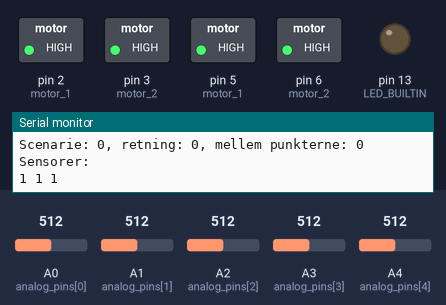
A sketch run on a simulated Arduino Uno, built with avr-gcc and run on an emulated ATmega328P. Shown: switched loads named in the sketch (green lamp = pin HIGH), output pins drawn as LEDs (lit = HIGH), the last lines printed to the serial monitor. Inputs (shaded band) come from the test bench; at power-on: A0 (analog_pins[0]) = 512, A1 (analog_pins[1]) = 512, A2 (analog_pins[2]) = 512, A3 (analog_pins[3]) = 512, A4 (analog_pins[4]) = 512.

Above: at 15.2 s.
15.3 s: A0 (analog_pins[0]) set to 527
At 16.6 s:
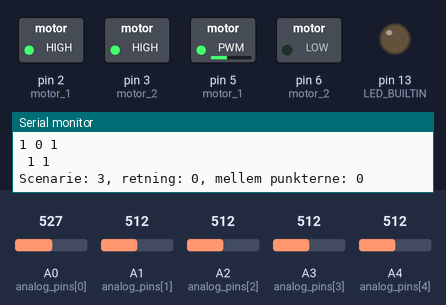
16.9 s: A0 (analog_pins[0]) set to 306
At 18.0 s:
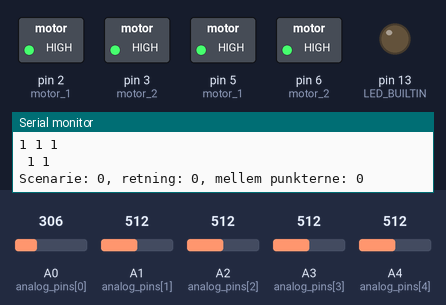
18.5 s: A0 (analog_pins[0]) set to 716
At 19.2 s:
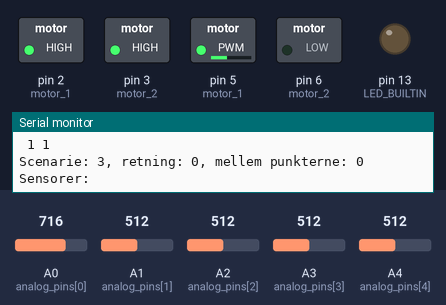
21.5 s: A0 (analog_pins[0]) set to 30
At 22.1 s:
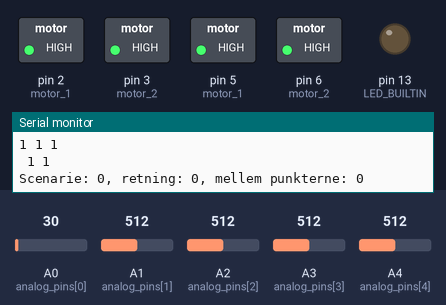
Timing chart, 0 to 24.0 s (numbered marks = the images above; inputs shaded):
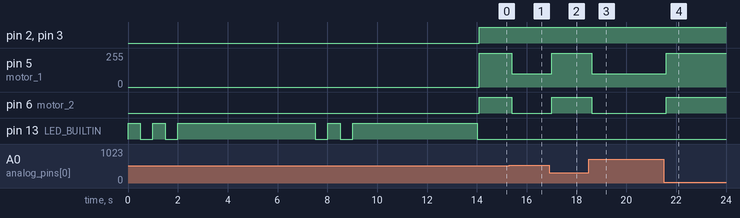

Measured:
- the behaviour switches between 512 and 513 on A0 (analog_pins[0]) (found by bisection; images 0 and 1)
- after the input at 15.3 s, pin 5 (motor_1): 255/255 → 100/255 after 0.11 s; pin 6 (motor_2): HIGH → LOW after 0.11 s
- after the input at 16.9 s, pin 5 (motor_1): 100/255 → 255/255 after 0.11 s; pin 6 (motor_2): LOW → HIGH after 0.11 s
- after the input at 18.5 s, pin 5 (motor_1): 255/255 → 100/255 after 0.11 s; pin 6 (motor_2): HIGH → LOW after 0.11 s
- after the input at 21.5 s, pin 5 (motor_1): 100/255 → 255/255 after 0.10 s; pin 6 (motor_2): LOW → HIGH after 0.10 s

The sketch:

linjefoelgerV6.ino
```cpp
//Motor ID
/*int motor_1[6][2] = {{S1, 0}, {S2L, S2R}, {S3L, S3R}, {S4L, S4R}, {S5L, S5R}, {M, E}};
int motor_2[6][2] = {{S1, 0}, {S2L, S2R}, {S3L, S3R}, {S4L, S4R}, {S5L, S5R}, {M, E}};*/
#define INGEN_MOTOR false

int motor_1[6][2] = {{255, 0}, {200, 255}, {150, 50}, {100, 0}, {255, 0}, {2, 5}};
int motor_2[6][2] = {{255, 0}, {255, 200}, {50, 150}, {0, 100}, {0, 255}, {3, 6}};
int cutoff[5];
int kalibrering_graa[5];
int kalibrering_sort[5];
int kalibrering_maalinger = 20;
static const uint8_t analog_pins[5] = {A0, A1, A2, A3, A4};
int seneste_maaling[5] = {0, 0, 0, 0, 0};
int seneste_sorte_maaling[5] = {0, 0, 0, 0, 0};
bool mellem_punkterne;
int sensor_antal = 5;
enum SCENARIE {
    LIGEUD = 0,
    DREJ_LIDT = 1,
    DREJ_MELLEM = 2,
    DREJ_MEGET = 3,
    DREJ_MERE = 4,
};
SCENARIE scenarie_vaerdi;
enum SIDE {
    VENSTRE = 0,
    HOEJRE = 1,
};
SIDE retnings_vaerdi;
//bool frem_eller_bak; kan evt. bruges i scenarie 5, hvis vi vil det

void setup (){
    Serial.begin(9600); //til debugging
    Serial.println();
    Serial.println();
    Serial.println();
    //Databehandling - sensor pin input
    pinMode(A0, INPUT); //forreste pin
    pinMode(A1, INPUT); //1. orden venstre
    pinMode(A2, INPUT); //1. orden højre
    pinMode(A3, INPUT); //2. orden venstre
    pinMode(A4, INPUT); //2. orden højre

    pinMode(motor_1[5][0], OUTPUT);
    pinMode(motor_1[5][1], OUTPUT);
    pinMode(motor_2[5][0], OUTPUT);
    pinMode(motor_2[5][1], OUTPUT);
    //kalibrering
    pinMode(LED_BUILTIN, OUTPUT);
    int t = 0;
    while(t<2)
    {
        digitalWrite(LED_BUILTIN, HIGH);
        delay(500);
        digitalWrite(LED_BUILTIN, LOW);
        delay(500);
        t++;
    };
    Serial.println("Kalibrering af sort paabegyndt...");
    digitalWrite(LED_BUILTIN, HIGH);
    kalibrering(kalibrering_sort);
    Serial.println("Kalibrering af sort done");
    t = 0;
    while(t<2)
    {
        digitalWrite(LED_BUILTIN, HIGH);
        delay(500);
        digitalWrite(LED_BUILTIN, LOW);
        delay(500);
        t++;
    };
    Serial.println("Kalibrering af graa paabegyndt...");
    digitalWrite(LED_BUILTIN, HIGH);
    kalibrering(kalibrering_graa);
    digitalWrite(LED_BUILTIN, LOW);
    Serial.println("Kalibrering af graa done");
    Serial.print("Cutoffs: "); //find cutoff

    for(int i = 0; i<5; i++)
    {
        cutoff[i] = (kalibrering_sort[i]+kalibrering_graa[i])/2;
        Serial.print(cutoff[i]);
        Serial.print(", ");
    }
}

void loop (){
    input_omsaetter();
    Serial.println("Sensorer:");
    Serial.print(seneste_maaling[3]);
    Serial.print(" ");
    Serial.print(seneste_maaling[0]);
    Serial.print(" ");
    Serial.print(seneste_maaling[4]);
    Serial.println();
    Serial.print(" ");
    Serial.print(seneste_maaling[1]);
    Serial.print(" ");
    Serial.print(seneste_maaling[2]);
    Serial.println();
    vaelg_scenarie();
    Serial.print("Scenarie: ");
    Serial.print(scenarie_vaerdi);
    Serial.print(", retning: ");
    Serial.print(retnings_vaerdi);
    Serial.print(", mellem punkterne: ");
    Serial.print(mellem_punkterne);
    Serial.println();
    udfoer_scenarie();
};

void input_omsaetter( ){
    bool er_en_sort_maaling = false;
    for(int i=0; i<sensor_antal; i++){
        if(seneste_maaling[i] == 1){
            er_en_sort_maaling = true;
        };
        seneste_maaling[i] = 0; //reset maalinger
        if(analogRead(analog_pins[i]) <= cutoff[i]){
            seneste_maaling[i] = 1; // 1 = sort, 0 = hvid. Kan omvendes afhængigt af cutoff
        };
        // Serial.print(analogRead(analog_pins[i]));
        // Serial.print(",   ");
    };
    // Serial.println();
    if (er_en_sort_maaling)
    {
        for(int i=0; i<sensor_antal; i++)
        {
            seneste_sorte_maaling[i] = seneste_maaling[i];
        }
    }
}

void vaelg_scenarie(){    // sætter scenarier og retning    mellem_punkterne = true;
    for(int i=0; i<sensor_antal; i++)
    {
        if (seneste_maaling[i] == 1)
        {
            mellem_punkterne = false;
            break;
        };
    };
    if (mellem_punkterne == false)
    {
        scenarie_vaerdi = scenarieinator(seneste_maaling);
        retnings_vaerdi = retningsinator(seneste_maaling);
    }
    else if (mellem_punkterne == true)
    {
        scenarie_vaerdi = scenarieinator(seneste_sorte_maaling);
        retnings_vaerdi = retningsinator(seneste_sorte_maaling);
    };
}

int scenarieinator(int maaling[]) //enten seneste sorte maaling eller sindste maaling
{
    if (maaling[0] == 1 && maaling[1] == 0 && maaling[2] == 0 && maaling[3] == 0 && maaling[4] == 0)
    {
        return LIGEUD; //Scenarie 1
    }
    else if (maaling[0] == 1 && (maaling[1] == 1 || maaling[2] == 1) && maaling[3] == 0 && maaling[4] == 0)
    {
        return DREJ_LIDT; //Scenarie 2
    }
    else if (maaling[0] == 0 && (maaling[1] == 1 || maaling[2] == 1) && maaling[3] == 0 && maaling[4] == 0)
    {
        return DREJ_MELLEM; //Scenarie 3
    }
    else if (maaling[0] == 0 && ((maaling[1] == 1 && maaling[3] == 1) || (maaling[2] == 1 && maaling[4] == 1)))
    {
        return DREJ_MEGET; //Scenarie 4
    }
    else if (maaling[0] == 1 && maaling[1] == 0 && maaling[2] == 0 && (maaling[3] == 1 || maaling[4] == 1))
    {
        return DREJ_MERE; //Scenarie 5
    }
    return LIGEUD;
}

int retningsinator(int maaling[]){
    if (maaling[1] == 1 || maaling[3] == 1)
    {
        return(VENSTRE);
    }
    else if (maaling[2] == 1 || maaling[4] == 1)
    {
        return(HOEJRE);
    }
    return VENSTRE; // Det er sandsynligvis problematisk ikke at returnere noget.
}
void udfoer_scenarie(){
    motor_styring(motor_1, retnings_vaerdi, scenarie_vaerdi);
    motor_styring(motor_2, retnings_vaerdi, scenarie_vaerdi);
    // if (scenarie_vaerdi == LIGEUD) //er det scenarie LIGEUD?    // {    //     motor_ligeud(LIGEUD);
    // }    // else if (scenarie_vaerdi != LIGEUD) //andre scenarier    // {    //     motor_styring(motor_1, retnings_vaerdi, scenarie_vaerdi);
    //     motor_styring(motor_2, retnings_vaerdi, scenarie_vaerdi);
    // };
}

// void motor_ligeud(SCENARIE scenarie)//
//scenarie er altid LIGEUD
// {
//     int power_1 = motor_1[scenarie][0];
//     int power_2 = motor_2[scenarie][0];
//
//motor 1
//     digitalWrite(motor_1[5][0],HIGH);
//     analogWrite(motor_1[5][1], power_1);
//PWM Speed Control
//
//motor 2
//     digitalWrite(motor_2[5][0],HIGH);
//     analogWrite(motor_2[5][1], power_2);
//};

void motor_styring(int motor[6][2], int retning, SCENARIE scenarie){
    int power = motor[scenarie][retning];
    if (INGEN_MOTOR) { return; }
    digitalWrite(motor[5][0],HIGH); // Giver lowkey ikke mening at gøre dette hver gang.
    analogWrite(motor[5][1], power);
   //PWM Speed Control
};

void kalibrering(int array[]){
    for(int i = 0; i<5; i++)
    {
        uint16_t sum = 0;
        for(int j = 0; j<kalibrering_maalinger; j++)
        {
            sum += analogRead(analog_pins[i]);
            //Serial.println(kalibrering_maalinger[i][j]);
            delay(50);
        }
        array[i] = sum/kalibrering_maalinger;
        Serial.println(array[i]);
    }
};
```
